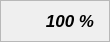
<?xml version="1.0" encoding="UTF-8"?>
<ui version="4.0">
 <class>Frame</class>
 <widget class="QFrame" name="Frame">
  <property name="geometry">
   <rect>
    <x>0</x>
    <y>0</y>
    <width>110</width>
    <height>42</height>
   </rect>
  </property>
  <property name="minimumSize">
   <size>
    <width>110</width>
    <height>42</height>
   </size>
  </property>
  <property name="maximumSize">
   <size>
    <width>110</width>
    <height>42</height>
   </size>
  </property>
  <property name="windowTitle">
   <string>Frame</string>
  </property>
  <property name="frameShape">
   <enum>QFrame::StyledPanel</enum>
  </property>
  <property name="frameShadow">
   <enum>QFrame::Raised</enum>
  </property>
  <layout class="QHBoxLayout" name="horizontalLayout">
   <property name="spacing">
    <number>0</number>
   </property>
   <property name="leftMargin">
    <number>5</number>
   </property>
   <property name="topMargin">
    <number>5</number>
   </property>
   <property name="rightMargin">
    <number>5</number>
   </property>
   <property name="bottomMargin">
    <number>5</number>
   </property>
   <item>
    <widget class="QLabel" name="icon">
     <property name="maximumSize">
      <size>
       <width>30</width>
       <height>30</height>
      </size>
     </property>
     <property name="text">
      <string/>
     </property>
     <property name="pixmap">
      <pixmap resource="../resources.qrc">:/resources/img/resources/img/humidity.png</pixmap>
     </property>
     <property name="scaledContents">
      <bool>true</bool>
     </property>
    </widget>
   </item>
   <item>
    <layout class="QVBoxLayout" name="verticalLayout">
     <property name="spacing">
      <number>0</number>
     </property>
     <item>
      <widget class="QLabel" name="label_value">
       <property name="font">
        <font>
         <pointsize>13</pointsize>
         <weight>75</weight>
         <italic>true</italic>
         <bold>true</bold>
        </font>
       </property>
       <property name="text">
        <string>100 %</string>
       </property>
       <property name="alignment">
        <set>Qt::AlignCenter</set>
       </property>
      </widget>
     </item>
    </layout>
   </item>
  </layout>
 </widget>
 <resources>
  <include location="../resources.qrc"/>
 </resources>
 <connections/>
</ui>
